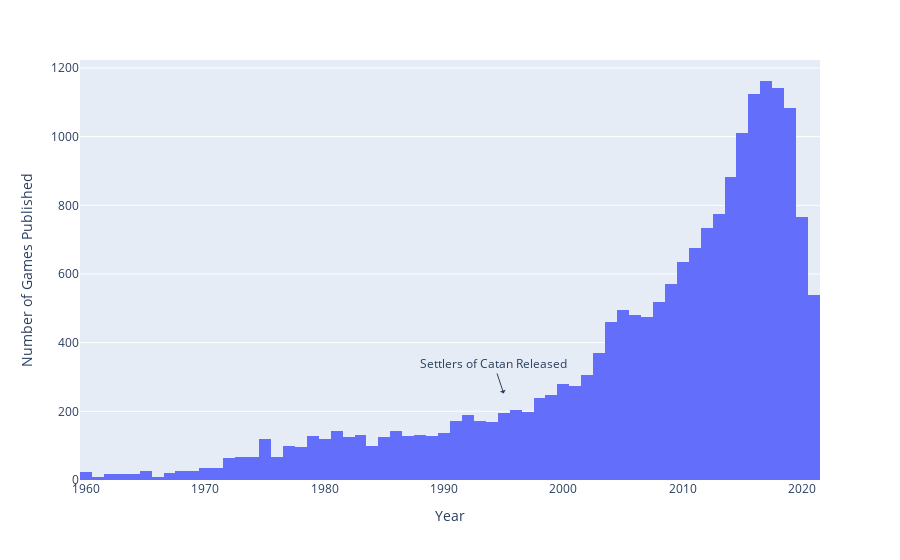

This figure's notebook cell:
### Code cell
fig = px.histogram(modern_boardgames_df, x= 'YearPublished')

fig.add_annotation(x=1995, y=252,
            text="Settlers of Catan Released",
            showarrow=True,
            arrowhead=1)

fig.update_layout(
    xaxis_title_text='Year', # xaxis label
    yaxis_title_text='Number of Games Published', # yaxis label
)

fig.show()

### Figure 1 — Plotly figure (JSON) as saved in the notebook; plotly's stock layout.template omitted (floating-point values rounded to 4 significant figures; data arrays with more than 128 entries replaced by an {"elided": "..."} marker saying what was removed)
{"data": [{"alignmentgroup": "True", "bingroup": "x", "hovertemplate": "YearPublished=%{x}<br>count=%{y}<extra></extra>", "legendgroup": "", "marker": {"color": "#636efa", "pattern": {"shape": ""}}, "name": "", "offsetgroup": "", "orientation": "v", "showlegend": false, "type": "histogram", "x": {"elided": "18920 int values"}, "xaxis": "x", "yaxis": "y"}], "layout": {"annotations": [{"arrowhead": 1, "showarrow": true, "text": "Settlers of Catan Released", "x": 1995, "y": 252}], "barmode": "relative", "legend": {"tracegroupgap": 0}, "margin": {"t": 60}, "xaxis": {"anchor": "y", "domain": [0, 1], "title": {"text": "Year"}}, "yaxis": {"anchor": "x", "domain": [0, 1], "title": {"text": "Number of Games Published"}}}}
